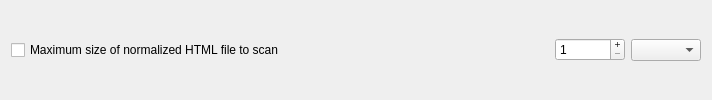
            <widget class="QFrame" name="limitFrame_8">
             <property name="minimumSize">
              <size>
               <width>0</width>
               <height>0</height>
              </size>
             </property>
             <property name="frameShape">
              <enum>QFrame::Shape::NoFrame</enum>
             </property>
             <property name="frameShadow">
              <enum>QFrame::Shadow::Raised</enum>
             </property>
             <layout class="QHBoxLayout" name="horizontalLayout_19">
              <property name="topMargin">
               <number>2</number>
              </property>
              <property name="bottomMargin">
               <number>2</number>
              </property>
              <item>
               <widget class="QCheckBox" name="pwmaxSizeOfNormalizedHTMLFileCheckBox">
                <property name="text">
                 <string>Maximum size of normalized HTML file to scan</string>
                </property>
               </widget>
              </item>
              <item>
               <spacer name="horizontalSpacer_12">
                <property name="orientation">
                 <enum>Qt::Orientation::Horizontal</enum>
                </property>
                <property name="sizeHint" stdset="0">
                 <size>
                  <width>264</width>
                  <height>20</height>
                 </size>
                </property>
               </spacer>
              </item>
              <item>
               <widget class="QSpinBox" name="pwmaxSizeOfNormalizedHTMLFileSpinBox">
                <property name="minimumSize">
                 <size>
                  <width>70</width>
                  <height>0</height>
                 </size>
                </property>
                <property name="buttonSymbols">
                 <enum>QAbstractSpinBox::ButtonSymbols::PlusMinus</enum>
                </property>
                <property name="minimum">
                 <number>1</number>
                </property>
                <property name="maximum">
                 <number>999</number>
                </property>
               </widget>
              </item>
              <item>
               <widget class="QComboBox" name="pwmaxSizeOfNormalizedHTMLFileComboBox">
                <property name="minimumSize">
                 <size>
                  <width>70</width>
                  <height>0</height>
                 </size>
                </property>
                <item>
                 <property name="text">
                  <string/>
                 </property>
                </item>
                <item>
                 <property name="text">
                  <string>K</string>
                 </property>
                </item>
                <item>
                 <property name="text">
                  <string>M</string>
                 </property>
                </item>
               </widget>
              </item>
             </layout>
            </widget>
